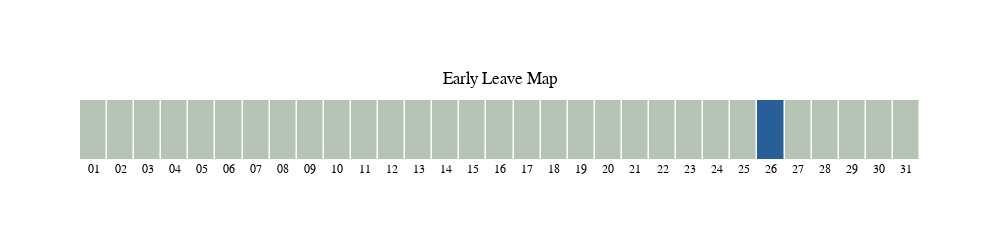

Write notebook code for a chart like this one.
### Code cell
import plotly.graph_objects as go
import plotly.express as px

def create_barchart(employee_name, employee_dict):
    if employee_name not in employee_dict:
        print(f"Employee '{employee_name}' not found in the employee_dict.")
        return
    
    employee_data = employee_dict[employee_name]
    days = employee_data['Days']
    earlyLeaveMap = employee_data['earlyLeaveMap']
    
    # Format the days to show only the day of the month
    formatted_days = [day.split()[0].zfill(2) for day in days]
    
    # Use indices for the x-axis values and dates as labels
    indices = list(range(len(formatted_days)))
    
    # Create the Early Leave Map chart
    fig_earlyleave = go.Figure(data=go.Heatmap(
        z=[earlyLeaveMap],
        x=formatted_days,
        y=[employee_name],
        colorscale=[[0, '#B6C4B6'], [1, '#295F98']],  # Light grey for 0 and light green for 1
        showscale=False,
        xgap=1.5,  # Gap between boxes along x-axis
        ygap=1,  # Gap between boxes along y-axis
        text=[f"Day: {day}, Early Leave: {mark}" for day, mark in zip(formatted_days, earlyLeaveMap)],
        hoverinfo="text",
    ))
    
    # Update layout for Early Leave Map chart
    fig_earlyleave.update_layout(
        title={
            'text': 'Early Leave Map',
            'y': 0.70,
            'x': 0.5,
            'xanchor': 'center',
            'yanchor': 'top'
        },
        xaxis=dict(
            tickmode='array',
            tickvals=formatted_days,
            ticktext=formatted_days,
            gridcolor='black',  # Dark black coloured grids
            zeroline=False,  # Hide x-axis line
            showgrid=False,
            fixedrange=True  # Make x-axis static
        ),
        yaxis=dict(
            gridcolor='black',  # Dark black coloured grids
            zeroline=False,  # Hide y-axis line
            showticklabels=False,  # Hide y-axis labels
            showgrid=False,
            fixedrange=True  # Make y-axis static
        ),
        font={'color': "black", 'family': "Arial"},
        paper_bgcolor="rgba(0, 0, 0, 0)", 
        plot_bgcolor="rgba(0, 0, 0, 0)",
        height=210,  # Set the height of the plot to make the y-axis smaller
        width=1000    # Set a width for the plot to maintain aspect ratio
    )
    
    fig_earlyleave.show()



create_barchart('Priyanka Bhise', employee_dict)

### Figure 1 — Plotly figure (JSON) as saved in the notebook; plotly's stock layout.template omitted (floating-point values rounded to 4 significant figures)
{"data": [{"colorscale": [[0, "#B6C4B6"], [1, "#295F98"]], "hoverinfo": "text", "showscale": false, "text": ["Day: 01, Early Leave: 0", "Day: 02, Early Leave: 0", "Day: 03, Early Leave: 0", "Day: 04, Early Leave: 0", "Day: 05, Early Leave: 0", "Day: 06, Early Leave: 0", "Day: 07, Early Leave: 0", "Day: 08, Early Leave: 0", "Day: 09, Early Leave: 0", "Day: 10, Early Leave: 0", "Day: 11, Early Leave: 0", "Day: 12, Early Leave: 0", "Day: 13, Early Leave: 0", "Day: 14, Early Leave: 0", "Day: 15, Early Leave: 0", "Day: 16, Early Leave: 0", "Day: 17, Early Leave: 0", "Day: 18, Early Leave: 0", "Day: 19, Early Leave: 0", "Day: 20, Early Leave: 0", "Day: 21, Early Leave: 0", "Day: 22, Early Leave: 0", "Day: 23, Early Leave: 0", "Day: 24, Early Leave: 0", "Day: 25, Early Leave: 0", "Day: 26, Early Leave: 1", "Day: 27, Early Leave: 0", "Day: 28, Early Leave: 0", "Day: 29, Early Leave: 0", "Day: 30, Early Leave: 0", "Day: 31, Early Leave: 0"], "type": "heatmap", "x": ["01", "02", "03", "04", "05", "06", "07", "08", "09", "10", "11", "12", "13", "14", "15", "16", "17", "18", "19", "20", "21", "22", "23", "24", "25", "26", "27", "28", "29", "30", "31"], "xgap": 1.5, "y": ["Priyanka Bhise"], "ygap": 1, "z": [[0, 0, 0, 0, 0, 0, 0, 0, 0, 0, 0, 0, 0, 0, 0, 0, 0, 0, 0, 0, 0, 0, 0, 0, 0, 1, 0, 0, 0, 0, 0]]}], "layout": {"font": {"color": "black", "family": "Arial"}, "height": 210, "paper_bgcolor": "rgba(0, 0, 0, 0)", "plot_bgcolor": "rgba(0, 0, 0, 0)", "title": {"text": "Early Leave Map", "x": 0.5, "xanchor": "center", "y": 0.7, "yanchor": "top"}, "width": 1000, "xaxis": {"autorange": true, "fixedrange": true, "gridcolor": "black", "range": [-0.5, 30.5], "showgrid": false, "tickmode": "array", "ticktext": ["01", "02", "03", "04", "05", "06", "07", "08", "09", "10", "11", "12", "13", "14", "15", "16", "17", "18", "19", "20", "21", "22", "23", "24", "25", "26", "27", "28", "29", "30", "31"], "tickvals": ["01", "02", "03", "04", "05", "06", "07", "08", "09", "10", "11", "12", "13", "14", "15", "16", "17", "18", "19", "20", "21", "22", "23", "24", "25", "26", "27", "28", "29", "30", "31"], "type": "category", "zeroline": false}, "yaxis": {"autorange": true, "fixedrange": true, "gridcolor": "black", "range": [-0.5, 0.5], "showgrid": false, "showticklabels": false, "type": "category", "zeroline": false}}}
